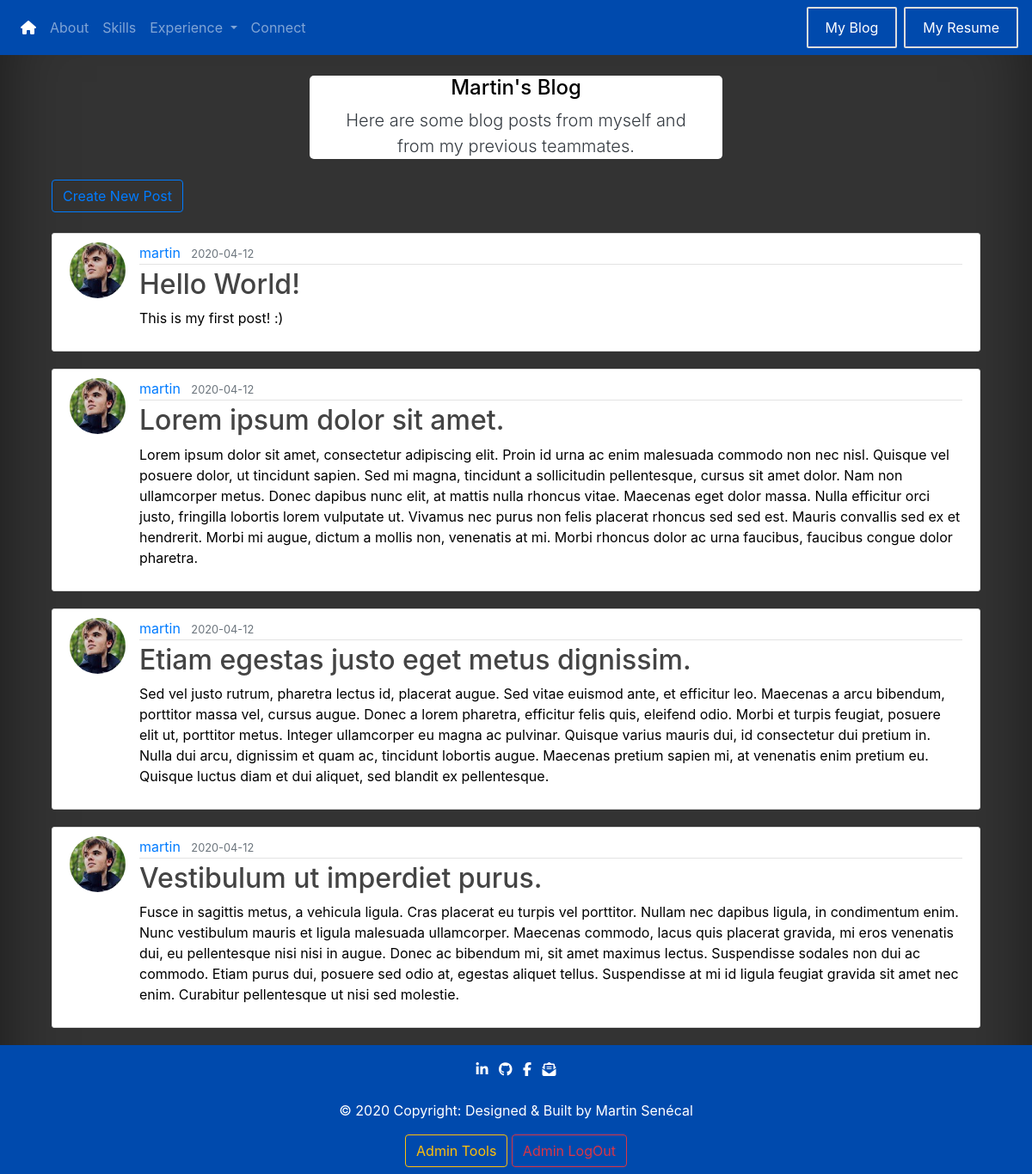
Screenshot of /blog (signed in) with the database file from the repository.
### portfolio/models.py (models this page shows, shortened)
class Post(db.Model):
    id = db.Column(db.Integer, primary_key=True)
    title = db.Column(db.String(100), nullable=False)
    date_posted = db.Column(db.DateTime, nullable=False, default=datetime.utcnow)
    content = db.Column(db.Text, nullable=False)
    user_id = db.Column(db.Integer, db.ForeignKey('user.id'), nullable=False)

class User(db.Model, UserMixin):
    id = db.Column(db.Integer, primary_key=True)  # Way to Identify User.
    username = db.Column(db.String(20), unique=True, nullable=False)  # Unique Username and Mandatory.
    email = db.Column(db.String(100), unique=True, nullable=False)  # Unique Email and Mandatory.
    image_file = db.Column(db.String(20), nullable=False, default='default.jpg')  # Profile Pictures.
    password = db.Column(db.String(60), nullable=False)  # Hash Password
    posts = db.relationship('Post', backref='author', lazy=True)  # Load Data from the same user.

### portfolio/posts/routes.py (the view)
@posts.route('/blog')
def blog():
    posts = Post.query.all()  # Query of all the posts in the database
    return render_template("blog.html", posts=posts)  # Returning posts content inside the templates

### portfolio/models.py (called while the page is built)
@login_manager.user_loader
def load_user(user_id):
    return User.query.get(int(user_id))

### portfolio/templates/blog.html (shortened to what this page needs)
{% extends "base.html" %}
{% block css %}
    <link rel="stylesheet" type="text/css" href="{{ url_for('static',filename='css/designblog.css') }}">
{% endblock css %}
{% block body %}
    <div class="container">
        <header id="chatbotheader">
            <h4>Martin's Blog</h4>
            <p class="lead text-dark">
                Here are some blog posts from myself and from my previous teammates.</p>
        </header>
        {% if current_user.is_authenticated %}
            <a class="btn btn-outline-primary" href="{{ url_for('posts.new_post') }}">
                Create New Post
            </a>
            <br>
            <br>
        {% endif %}
        {% for post in posts %}
            <article class="media content-section">
                <img class="rounded-circle article-img"
                     src="{{ url_for('static', filename='profile_pics/' + post.author.image_file) }}">
                <div class="media-body">
                    <div class="article-metadata">
                        <a class="mr-2 text-primary" href="#">{{ post.author.username }}</a>
                        <small class="text-muted">{{ post.date_posted.strftime('%Y-%m-%d') }}</small>
                    </div>
                    {% if current_user.is_authenticated %}
                        <h2><a class="article-title" href="{{ url_for('posts.post', post_id=post.id) }}">{{ post.title }}</a></h2>
                    {% else %}
                        <h2><a class="article-title" href="#">{{ post.title }}</a></h2>
                    {% endif %}
                    <p class="article-content">{{ post.content }}</p>
                </div>
            </article>
        {% endfor %}
    </div>
{% endblock body %}

### portfolio/static/css/basedesign.css (style rules this page uses)
body { background-color: #333; box-shadow: inset 0 0 5rem rgba(0, 0, 0, .5); display: block; }
h1, h2, h3, h4, h5, h6, h7, td, thead, p { color: black; }
a { color: white; }
.content-section { background: #ffffff; padding: 10px 20px; border: 1px solid #dddddd; border-radius: 3px; margin-bottom: 20px; }

### portfolio/static/css/designblog.css (style rules this page uses)
#chatbotheader { margin: 0 auto; max-width: 800px; padding: 0 20px; margin-bottom: 2vw; margin-top: 2vw; border-radius: 5px; background-color: white; width: 40vw; text-align: center; }
.content-section { background: #ffffff; padding: 10px 20px; border: 1px solid #dddddd; border-radius: 3px; margin-bottom: 20px; }
.article-title { color: #444444; }
.article-content { white-space: pre-line; }
.article-img { height: 65px; width: 65px; margin-right: 16px; }
.article-metadata { padding-bottom: 1px; margin-bottom: 4px; border-bottom: 1px solid #e3e3e3 }

### rows the page displays
Post: image_file (picture), author.username "martin", date_posted "2020-04-12", title "Hello World!", content "This is my first post! :)"
Post: image_file (picture), author.username "martin", date_posted "2020-04-12", title "Lorem ipsum dolor sit amet.", content "Lorem ipsum dolor sit amet, consectetur adipiscing elit. Proin id urna ac enim malesuada commodo non nec nisl. Quisque vel posuere dolor, ut tincidunt sapien. Sed mi magna, tincidunt a sollicitudin pellentesque, cursus sit amet dolor. Nam non ullamcorper metus. Donec dapibus nunc elit, at mattis nulla rhoncus vitae. Maecenas eget dolor massa. Nulla efficitur orci justo, fringilla lobortis lorem vulputate ut. Vivamus nec purus non felis placerat rhoncus sed sed est. Mauris convallis sed ex et hendrerit. Morbi mi augue, dictum a mollis non, venenatis at mi. Morbi rhoncus dolor ac urna faucibus, faucibus congue dolor pharetra."
Post: image_file (picture), author.username "martin", date_posted "2020-04-12", title "Etiam egestas justo eget metus dignissim.", content "Sed vel justo rutrum, pharetra lectus id, placerat augue. Sed vitae euismod ante, et efficitur leo. Maecenas a arcu bibendum, porttitor massa vel, cursus augue. Donec a lorem pharetra, efficitur felis quis, eleifend odio. Morbi et turpis feugiat, posuere elit ut, porttitor metus. Integer ullamcorper eu magna ac pulvinar. Quisque varius mauris dui, id consectetur dui pretium in. Nulla dui arcu, dignissim et quam ac, tincidunt lobortis augue. Maecenas pretium sapien mi, at venenatis enim pretium eu. Quisque luctus diam et dui aliquet, sed blandit ex pellentesque."
Post: image_file (picture), author.username "martin", date_posted "2020-04-12", title "Vestibulum ut imperdiet purus.", content "Fusce in sagittis metus, a vehicula ligula. Cras placerat eu turpis vel porttitor. Nullam nec dapibus ligula, in condimentum enim. Nunc vestibulum mauris et ligula malesuada ullamcorper. Maecenas commodo, lacus quis placerat gravida, mi eros venenatis dui, eu pellentesque nisi nisi in augue. Donec ac bibendum mi, sit amet maximus lectus. Suspendisse sodales non dui ac commodo. Etiam purus dui, posuere sed odio at, egestas aliquet tellus. Suspendisse at mi id ligula feugiat gravida sit amet nec enim. Curabitur pellentesque ut nisi sed molestie."
